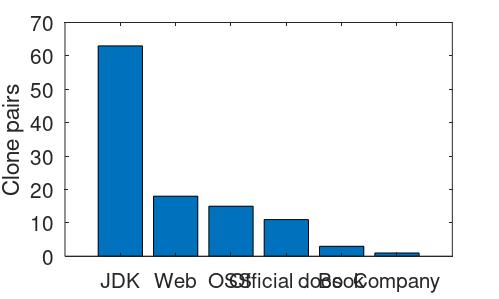

This figure's MATLAB source:
y = [63 18 15 11 3 1];
bar(y)

%xticks([1 2 3 4 5 6 7 8 9 10 11 12 13 14 15 16 17 18 19])
xticklabels({'JDK', 'Web', 'OSS', 'Official docs', 'Book', 'Company'})
%xlabel('Project','FontSize',15)
ylabel('Clone pairs','FontSize',15)
%t_legend=legend('Fresh', 'Outdated', 'Dead');
%set(t_legend,'FontSize',15);
set(gca,'FontSize',15);
set(gca,'XTickLabelRotation',45)
box on

h=gcf;
set(h,'PaperPositionMode','auto');         
set(h,'PaperOrientation','landscape');
set(h,'Position',[50 50 500 300]);
print('ex_sources','-dpdf','-bestfit')